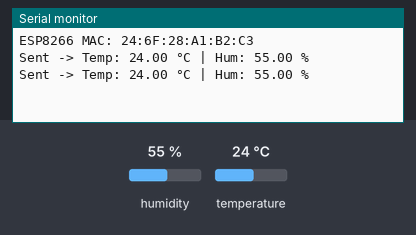
Simulated run of this sketch. Board: ESP8266 (NodeMCU). On the bench: the last lines printed to the serial monitor. Inputs (shaded band) come from the test bench; at power-on: humidity 55 %, temperature 24 °C.

Above: at 2.8 s.
2.9 s: humidity set to 22 %
At 5.2 s:
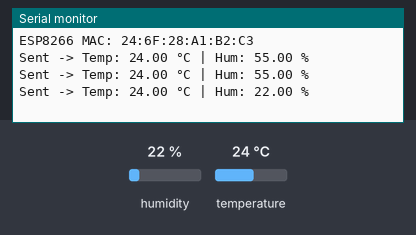
5.6 s: temperature set to 12 °C
At 7.2 s:
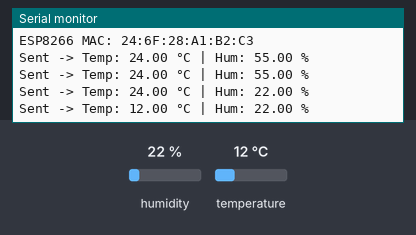
8.3 s: humidity set to 40 %
At 10.6 s:
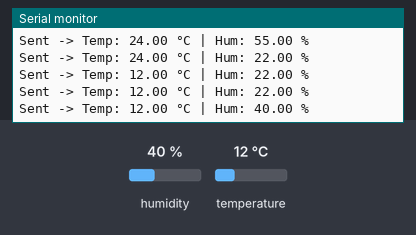
Timing chart, 0 to 12.1 s (numbered marks = the images above; inputs shaded):
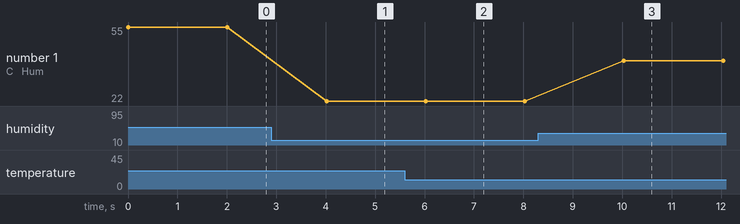

Measured:
- after the input at 2.9 s, the serial monitor: prints a new line after 1.1 s (image 1)
- after the input at 5.6 s, the serial monitor: prints a new line after 0.42 s (image 2)
- after the input at 8.3 s, the serial monitor: prints a new line after 1.7 s (image 3)
- plotted number 1: 55 → 22 after the input at 2.9 s, 22 → 40 after the input at 8.3 s

The sketch:

esp8266-dht22.ino
```cpp
#include <ESP8266WiFi.h>
#include <espnow.h>
#include <DHT.h>

#define DHTPIN D4
#define DHTTYPE DHT22

DHT dht(DHTPIN, DHTTYPE);

uint8_t esp32Address[] = {0x68, 0x25, 0xDD, 0x32, 0x0F, 0x7C}; // Replace with ESP32 MAC

typedef struct struct_message {
  float temperature;
  float humidity;
} struct_message;

struct_message data;

void setup() {
  Serial.begin(115200);
  WiFi.mode(WIFI_STA);
  Serial.print("ESP8266 MAC: "); Serial.println(WiFi.macAddress());

  if (esp_now_init() != 0) {
    Serial.println("ESP-NOW init failed!");
    return;
  }

  esp_now_set_self_role(ESP_NOW_ROLE_CONTROLLER);
  esp_now_add_peer(esp32Address, ESP_NOW_ROLE_SLAVE, 1, NULL, 0);

  dht.begin();
}

void loop() {
  data.temperature = dht.readTemperature();
  data.humidity = dht.readHumidity();


  if (!isnan(data.temperature) && !isnan(data.humidity)) {
    esp_now_send(esp32Address, (uint8_t *) &data, sizeof(data));
    Serial.printf("Sent -> Temp: %.2f °C | Hum: %.2f %%\n", data.temperature, data.humidity);
  } else {
    Serial.println("Failed to read from DHT22 sensor!");
  }

  delay(2000);
}
```
